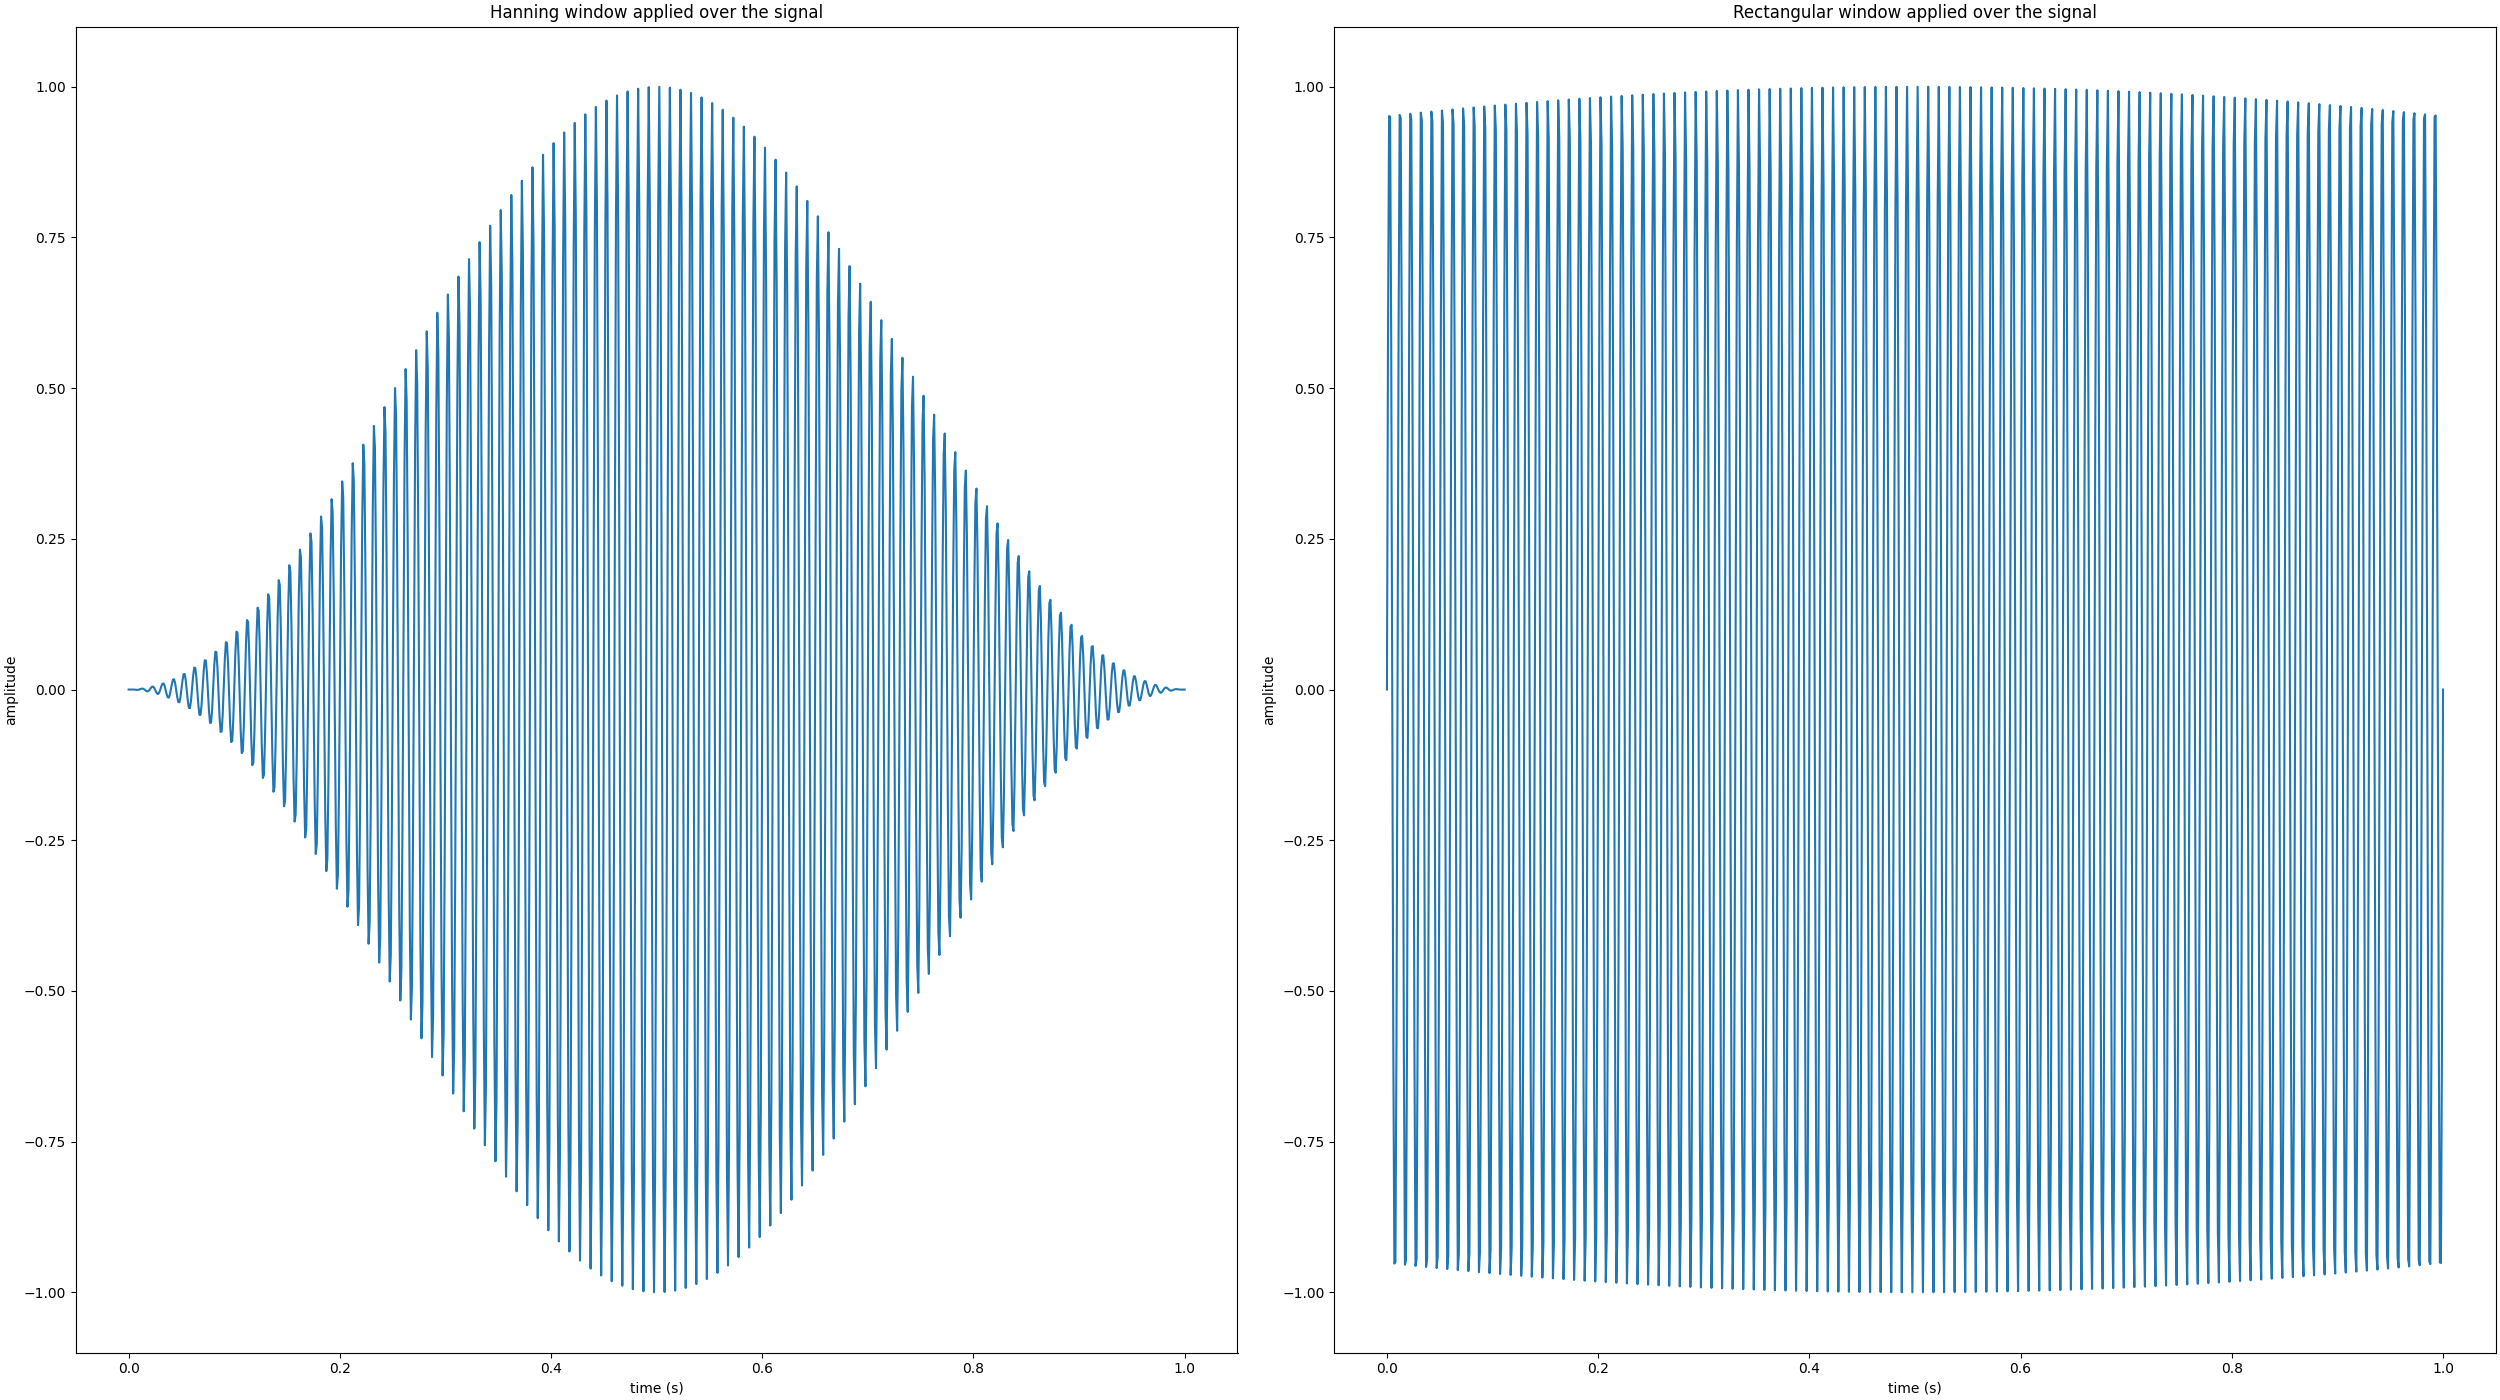

Here is the Python script that generated this plot:
import numpy as np
import matplotlib.pyplot as plt


def get_hanning_window(size: int) -> np.ndarray[float]:
    return 0.5 * (1 - np.cos(2 * np.pi * np.arange(size) / size))


def get_rectangular_window(size: int) -> np.ndarray[float]:
    return np.ones(size)


def main():
    signal = lambda t: np.sin(2 * np.pi * 100 * t)
    discrete_time_interval = np.linspace(0, 1, 1000)

    figure, axes = plt.subplots(1, 2, layout="constrained")
    figure.set_size_inches(25, 14)

    hanning_windowed_signal = np.multiply(signal(discrete_time_interval), get_hanning_window(1000))
    axes[0].plot(discrete_time_interval, hanning_windowed_signal)
    axes[0].set_title("Hanning window applied over the signal")
    axes[0].set_xlabel("time (s)")
    axes[0].set_ylabel("amplitude")

    rectangular_windowed_signal = np.multiply(signal(discrete_time_interval), get_rectangular_window(1000))
    axes[1].plot(discrete_time_interval, rectangular_windowed_signal)
    axes[1].set_title("Rectangular window applied over the signal")
    axes[1].set_xlabel("time (s)")
    axes[1].set_ylabel("amplitude")

    plt.savefig("exercise-3.png")
    plt.savefig("exercise-3.pdf")
    plt.show()


if __name__ == "__main__":
    main()
